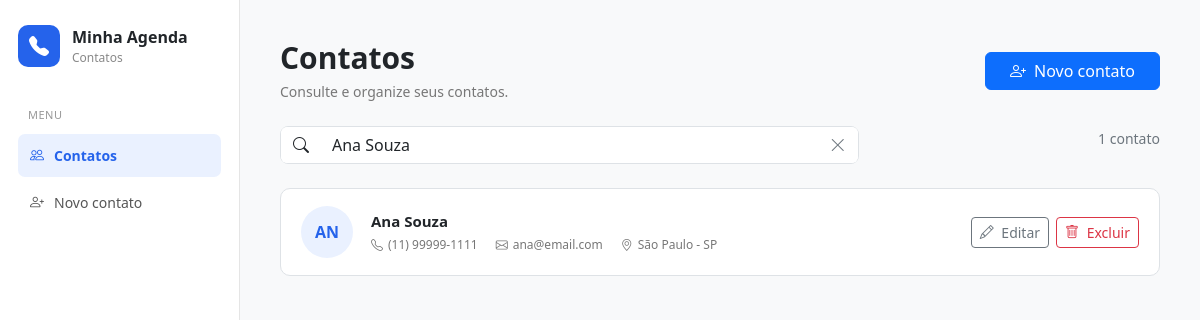
Screenshot of /agenda_contatos/index.php?busca=Ana Souza with the database file from the repository.
### tables this page shows
CREATE TABLE `contatos` (
  `id` int(11) NOT NULL,
  `nome` varchar(120) NOT NULL,
  `telefone` varchar(30) NOT NULL,
  `email` varchar(150) DEFAULT NULL,
  `foto` varchar(255) DEFAULT NULL,
  `endereco` varchar(255) DEFAULT NULL,
  `criado_em` timestamp NOT NULL DEFAULT current_timestamp(),
  `atualizado_em` timestamp NOT NULL DEFAULT current_timestamp() ON UPDATE current_timestamp()
);

### agenda_contatos/index.php (the view, shortened to what this page needs)
<?php
require 'config.php';
$busca = trim($_GET['busca'] ?? '');
if ($busca !== '') {
    $stmt = $pdo->prepare("
        SELECT * FROM contatos
        WHERE nome LIKE :busca
        OR telefone LIKE :busca
        OR email LIKE :busca
        OR endereco LIKE :busca
        ORDER BY nome ASC
    ");
    $stmt->execute([
        'busca' => "%$busca%"
    ]);
} else {
    $stmt = $pdo->query("
        SELECT * FROM contatos
        ORDER BY nome ASC
    ");
}
$contatos = $stmt->fetchAll();
?>
<!DOCTYPE html>
<html lang="pt-BR">
<head>
    <link
        href="https://cdn.jsdelivr.net/npm/bootstrap@5.3.3/dist/css/bootstrap.min.css"
        rel="stylesheet">
    <link
        rel="stylesheet"
        href="https://cdn.jsdelivr.net/npm/bootstrap-icons@1.11.3/font/bootstrap-icons.min.css">
</head>
<body>
    <aside class="sidebar">
        <div class="logo">
            <div class="logo-icon">
                <i class="bi bi-telephone-fill"></i>
            </div>
            <div>
                <div class="logo-title">
                    Minha Agenda
                </div>
                <div class="logo-subtitle">
                    Contatos
                </div>
            </div>
        </div>
        <div class="menu-title">
            Menu
        </div>
        <nav class="menu">
            <a
                href="index.php"
                class="menu-link active">
                <i class="bi bi-people"></i>
                Contatos
            </a>
            <a
                href="form.php"
                class="menu-link">
                <i class="bi bi-person-plus"></i>
                Novo contato
            </a>
        </nav>
    </aside>
    <main class="main">
        <div class="d-flex justify-content-between align-items-center mb-4 gap-3 flex-wrap">
            <div>
                <h1 class="page-title">
                    Contatos
                </h1>
                <div class="page-description">
                    Consulte e organize seus contatos.
                </div>
            </div>
            <a
                href="form.php"
                class="btn btn-primary px-4">
                <i class="bi bi-person-plus me-1"></i>
                Novo contato
            </a>
        </div>
        <div class="row mb-4">
            <div class="col-lg-8">
                <form method="get">
                    <div class="input-group search-box">
                        <span class="input-group-text bg-white border-0">
                            <i class="bi bi-search"></i>
                        </span>
                        <input
                            type="text"
                            name="busca"
                            class="form-control border-0 shadow-none"
                            placeholder="Pesquisar por nome, telefone ou e-mail..."
                            value="<?= htmlspecialchars($busca) ?>">
                        <?php if ($busca !== ''): ?>
                            <a
                                href="index.php"
                                class="btn bg-white border-0 text-secondary">
                                <i class="bi bi-x-lg"></i>
                            </a>
                        <?php endif; ?>
                    </div>
                </form>
            </div>
            <div class="col-lg-4 text-lg-end mt-3 mt-lg-0">
                <span class="text-secondary small">
                    <?= count($contatos) ?>
                    contato<?= count($contatos) == 1 ? '' : 's' ?>
                </span>
            </div>
        </div>
        <?php if (!$contatos): ?>
            <div class="contact-list">
                <div class="empty">
                    <div class="empty-icon">
                        <i class="bi bi-person-x"></i>
                    </div>
                    <h5>
                        Nenhum contato encontrado
                    </h5>
                    <p class="mb-4">
                        Adicione um novo contato para começar.
                    </p>
                    <a
                        href="form.php"
                        class="btn btn-primary">
                        <i class="bi bi-person-plus me-1"></i>
                        Adicionar contato
                    </a>
                </div>
            </div>
        <?php else: ?>
            <div class="contact-list">
                <?php foreach ($contatos as $contato): ?>
                    <?php
                    $nome = $contato['nome'];
                    $nomeLimpo = preg_replace(
                        '/[^A-Za-zÀ-ÿ]/u',
                        '',
                        $nome
                    );
                    $iniciais = strtoupper(
                        substr($nomeLimpo, 0, 2)
                    );
                    $temFoto =
                        !empty($contato['foto']) &&
                        file_exists(
                            __DIR__ . '/uploads/' . $contato['foto']
                        );
                    ?>
                    <div class="contact-row">
                        <?php if ($temFoto): ?>
                            <img
                                src="uploads/<?= htmlspecialchars($contato['foto']) ?>"
                                class="avatar"
                                alt="Foto de <?= htmlspecialchars($nome) ?>">
                        <?php else: ?>
                            <div class="avatar-placeholder">
                                <?= htmlspecialchars($iniciais) ?>
                            </div>
                        <?php endif; ?>
                        <div class="contact-info">
                            <div class="contact-name">
                                <?= htmlspecialchars($nome) ?>
                            </div>
                            <div class="contact-details">
                                <span>
                                    <i class="bi bi-telephone"></i>
                                    <?= htmlspecialchars($contato['telefone']) ?>
                                </span>
                                <?php if (!empty($contato['email'])): ?>
                                    <span>
                                        <i class="bi bi-envelope"></i>
                                        <?= htmlspecialchars($contato['email']) ?>
                                    </span>
                                <?php endif; ?>
                                <?php if (!empty($contato['endereco'])): ?>
                                    <span>
                                        <i class="bi bi-geo-alt"></i>
                                        <?= htmlspecialchars($contato['endereco']) ?>
                                    </span>
                                <?php endif; ?>
                            </div>
                        </div>
                        <div class="contact-actions">
                            <a
                                href="form.php?id=<?= $contato['id'] ?>"
                                class="btn btn-sm btn-outline-secondary">
                                <i class="bi bi-pencil me-1"></i>
                                Editar
                            </a>
                            <a
                                href="excluir.php?id=<?= $contato['id'] ?>"
                                class="btn btn-sm btn-outline-danger">
                                <i class="bi bi-trash me-1"></i>
                                Excluir
                            </a>
                        </div>
                    </div>
                <?php endforeach; ?>
            </div>
        <?php endif; ?>
    </main>
</body>
</html>

### agenda_contatos/index.php (style rules this page uses)
body { background: #f8f9fa; color: #212529; }
.sidebar { width: 240px; min-height: 100vh; background: #ffffff; border-right: 1px solid #e5e5e5; position: fixed; left: 0; top: 0; padding: 25px 18px; }
.logo { display: flex; align-items: center; gap: 12px; margin-bottom: 40px; }
.logo-icon { width: 42px; height: 42px; border-radius: 10px; background: #2563eb; color: white; display: flex; align-items: center; justify-content: center; font-size: 20px; }
.logo-title { font-weight: 600; font-size: 16px; }
.logo-subtitle { color: #888; font-size: 12px; }
.menu-title { color: #999; font-size: 11px; text-transform: uppercase; letter-spacing: .5px; margin: 0 0 10px 10px; }
.menu-link { display: flex; align-items: center; gap: 10px; padding: 11px 12px; color: #555; border-radius: 7px; text-decoration: none; font-size: 14px; margin-bottom: 4px; }
.menu-link.active { background: #eaf1ff; color: #2563eb; font-weight: 600; }
.main { margin-left: 240px; padding: 40px; }
.page-title { font-size: 30px; font-weight: 600; margin-bottom: 5px; }
.page-description { color: #777; font-size: 14px; }
.search-box { background: white; border: 1px solid #dee2e6; border-radius: 8px; }
.contact-list { background: white; border: 1px solid #dee2e6; border-radius: 10px; overflow: hidden; }
.contact-row { display: flex; align-items: center; gap: 18px; padding: 17px 20px; border-bottom: 1px solid #eeeeee; }
.contact-row:last-child { border-bottom: none; }
.avatar-placeholder { width: 52px; height: 52px; min-width: 52px; border-radius: 50%; background: #eaf1ff; color: #2563eb; display: flex; align-items: center; justify-content: center; font-weight: 600; }
.contact-info { flex: 1; min-width: 0; }
.contact-name { font-weight: 600; font-size: 15px; margin-bottom: 4px; }
.contact-details { display: flex; flex-wrap: wrap; gap: 18px; color: #777; font-size: 12px; }
.contact-details span { display: inline-flex; align-items: center; gap: 5px; }
.contact-actions { display: flex; gap: 7px; }

### rows the page displays
contatos: nome "AN", nome "Ana Souza", telefone "(11) 99999-1111", email "ana@email.com", endereco "São Paulo - SP"

### other values shown
count($contatos) "1"
